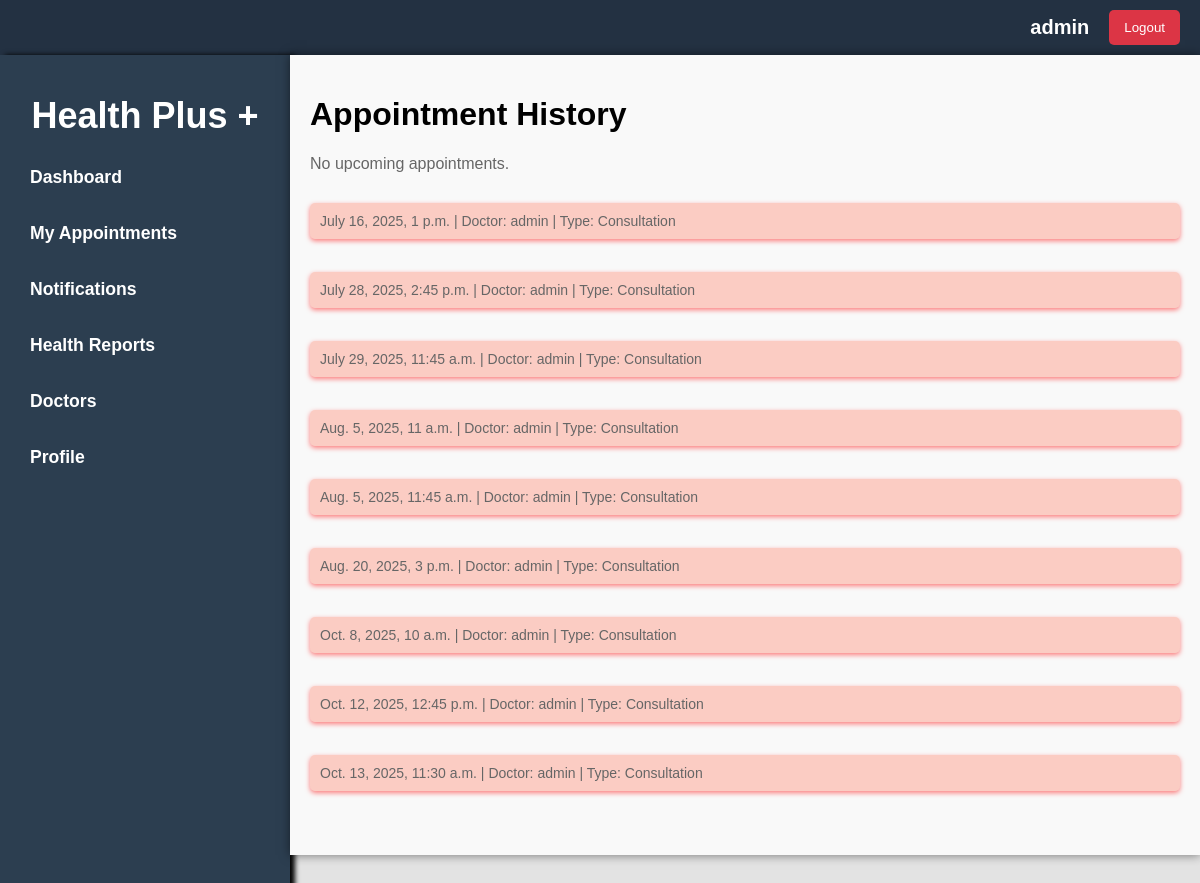
The page /appointments/ (signed in) on the database its author committed.
### booking/models.py (models this page shows, shortened)
class Appointment(models.Model):
    user = models.ForeignKey(User, on_delete=models.CASCADE, related_name='appointments')
    doctor = models.ForeignKey(Doctor, on_delete=models.CASCADE, related_name='appointments')
    appointment_type = models.ForeignKey(AppointmentType, on_delete=models.CASCADE)
    appointment_date = models.DateField()
    appointment_time = models.TimeField()
    status = models.CharField(max_length=20, choices=[('scheduled', 'Scheduled'), ('completed', 'Completed'), ('canceled', 'Canceled')])
    created_at = models.DateTimeField(auto_now_add=True)
    updated_at = models.DateTimeField(auto_now=True)
    class Meta:
        indexes = [
            models.Index(fields=['appointment_date']),
        ]

class Doctor(models.Model):
    user = models.OneToOneField(User, on_delete=models.CASCADE)
    specialty = models.CharField(max_length=100)
    qualifications = models.TextField()
    experience_years = models.PositiveIntegerField()
    languages_spoken = models.CharField(max_length=100, blank=True)
    rating = models.FloatField(default=0.0)
    available_days = models.CharField(max_length=100)
    available_time_start = models.TimeField()
    available_time_end = models.TimeField()
    appointment_types = models.ManyToManyField('AppointmentType', related_name='doctors')

class AppointmentType(models.Model):
    name = models.CharField(max_length=100)
    duration = models.PositiveIntegerField()
    def __str__(self):
        return self.name

### booking/views.py (the view)
# urls.py: path('appointments/', views.appointmentListView, name='appointment_list'),
def appointmentListView(request):
    current_datetime = timezone.now()  # Get the current date and time
    bookings = Appointment.objects.filter(user=request.user).order_by('appointment_date', 'appointment_time')  # Order by appointment_date and appointment_time
    past_bookings = []
    upcoming_bookings = []
    for booking in bookings:
        if booking.appointment_date < current_datetime.date() or (booking.appointment_date == current_datetime.date() and booking.appointment_time < current_datetime.time()):
            past_bookings.append(booking)
        else:
            upcoming_bookings.append(booking)
    context = {
        "title": "Appointment List",
        'upcoming_bookings': upcoming_bookings,
        'past_bookings': past_bookings,
        "current_date": current_datetime.date(),
    }
    return render(request, "appointment/appointment_list.html", context)

### booking/templates/appointment/appointment_list.html (shortened to what this page needs)
{% extends 'index.html' %}
{% block content %}
<div class="container">
    <h1>Appointment History</h1>
    {% if upcoming_bookings %}
    <div class="booking-list">
        {% for booking in upcoming_bookings %}
        <a href="{% url 'appointments-detail' booking.pk %}" class="upcoming-booking">
            <p>
                {{ booking.appointment_date }}, {{ booking.appointment_time }} | Doctor: {{ booking.doctor.user.username
                }} | Type: {{ booking.appointment_type }}
            </p>
        </a>
        {% endfor %}
    </div>
    {% else %}
    <p>No upcoming appointments.</p>
    {% endif %}
    {% if past_bookings %}
    <div class="booking-list">
        {% for booking in past_bookings %}
        <p class="past-booking">
            {{ booking.appointment_date }}, {{ booking.appointment_time }} | Doctor: {{ booking.doctor.user.username }}
            | Type: {{ booking.appointment_type }}
        </p>
        {% endfor %}
    </div>
    {% else %}
    <p>No past appointments.</p>
    {% endif %}
</div>
{% endblock %}

### booking/templates/index.html (shortened to what this page needs)
{% load static %}
<!DOCTYPE html>
<html lang="en">
<head>
    <link rel="stylesheet" href="{% static 'css/style.css' %}" />
</head>
<body>
    <header>
        <nav>
            {% if user.is_authenticated %}
            <h3>{{user.username}}</h3>
            <form method="post" action="{% url 'logout' %}">
                <button type="submit" class="logout-button">Logout</button>
            </form>
            {% else %}
            <a href="/accounts/login" class="login" style='text-decoration:none; color:white;'>Login</a>
            {% endif %}
        </nav>
    </header>
    <div class='body-content'>
        {% include 'components/aside.html' %}
        {% block content %}{% endblock %}
    </div>
</body>
</html>

### booking/templates/components/aside.html
<aside class="sidebar">
    <h2 class='title'><a href='/' class="sidebar-title">
            Health Plus +</a></h2>
    <ul class="sidebar-menu">
        <li class="sidebar-item">
            <a href='/dashboard' class="sidebar-link">Dashboard</a>
        </li>
        <li class="sidebar-item">
            <a href='/appointments' class="sidebar-link">My Appointments</a>
        </li>
        <li class="sidebar-item">
            <a href='/notifications/' class="sidebar-link">Notifications</a>
        </li>
        <li class="sidebar-item">
            <a href='/reports/' class="sidebar-link">Health Reports</a>
        </li>
        <li class="sidebar-item">
            <a href='/doctors/' class="sidebar-link">Doctors</a>
        </li>
        <li class="sidebar-item">
            <a href='/accounts/profile/' class="sidebar-link">Profile</a>
        </li>
    </ul>
</aside>

### booking/static/css/style.css (style rules this page uses)
body { margin: 0; padding: 0; background-color: #e3e3e3; font-family: 'Arial', sans-serif; width: 100%; position:fixed; }
.body-content { display: flex; height: 100vh; }
.container { flex: 1; padding: 40px; background-color: #e7eaf6; overflow-y: auto; box-shadow: 0 0 10px rgba(0, 0, 0, 0.5); }
aside { width: 250px; background-color: #4A90E2; color: white; padding: 20px; }
aside h2 { font-size: 1.5em; margin-bottom: 20px; }
aside ul { list-style: none; padding: 0; }
aside ul li { margin: 15px 0; }
aside ul li a { color: white; text-decoration: none; font-size: 1.1em; transition: color 0.3s; }
.sidebar { margin: 0; width: 250px; background-color: #2c3e50; padding: 20px; box-shadow: 5px 0 5px rgba(0, 0, 0, 1); height: 100%; overflow-y: hidden; }
.sidebar-title { text-decoration: none; color: #ffffff; font-size: 1.5em; margin-bottom: 20px; display: block; text-align: center; }
.sidebar-menu { list-style-type: none; padding: 0; margin: 0; }
.sidebar-item { margin: 15px 0; }
.sidebar-link { text-decoration: none; color: #ffffff; font-weight: bold; padding: 10px; display: block; border-radius: 4px; transition: background-color 0.3s, color 0.3s; }

### booking/templates/index.html (style rules this page uses)
header { background-color: #233142; padding: 10px 20px; color: white; display: flex; justify-content: flex-end; align-items: center; }
nav { display: flex; align-items: center; }
h3 { margin: 0; font-size: 20px; }
.logout-button { margin-left: 20px; padding: 10px 15px; background-color: #dc3545; color: white; border: none; border-radius: 5px; cursor: pointer; transition: background-color 0.3s; }
.body-content { display: flex; }
.container { flex: 1; padding: 20px; }
p { color: #666; font-size: 16px; }

### booking/templates/appointment/appointment_list.html (style rules this page uses)
.container { padding: 20px; background-color: #f9f9f9; overflow-y: auto; }
.booking-list { display: flex; flex-direction: column; gap: 5px; }
.past-booking { background-color: rgba(255, 99, 71, 0.3); padding: 10px; border-radius: 5px; box-shadow: 0 2px 5px rgba(255, 0, 0, 0.5); overflow: hidden; font-size: 14px; }

### rows shown on the page
Appointment: appointment_date "July 16, 2025", appointment_time "1 p.m.", doctor.user.username "admin", appointment_type "Consultation"
Appointment: appointment_date "July 28, 2025", appointment_time "2:45 p.m.", doctor.user.username "admin", appointment_type "Consultation"
Appointment: appointment_date "July 29, 2025", appointment_time "11:45 a.m.", doctor.user.username "admin", appointment_type "Consultation"
Appointment: appointment_date "Aug. 5, 2025", appointment_time "11 a.m.", doctor.user.username "admin", appointment_type "Consultation"
Appointment: appointment_date "Aug. 5, 2025", appointment_time "11:45 a.m.", doctor.user.username "admin", appointment_type "Consultation"
Appointment: appointment_date "Aug. 20, 2025", appointment_time "3 p.m.", doctor.user.username "admin", appointment_type "Consultation"
Appointment: appointment_date "Oct. 8, 2025", appointment_time "10 a.m.", doctor.user.username "admin", appointment_type "Consultation"
Appointment: appointment_date "Oct. 12, 2025", appointment_time "12:45 p.m.", doctor.user.username "admin", appointment_type "Consultation"
Appointment: appointment_date "Oct. 13, 2025", appointment_time "11:30 a.m.", doctor.user.username "admin", appointment_type "Consultation"

### other values the page prints
{{ user.username }} "admin"
